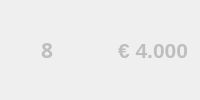
       <widget class="QFrame" name="stage8">
        <property name="enabled">
         <bool>false</bool>
        </property>
        <layout class="QHBoxLayout" name="stage_8">
         <item>
          <spacer name="horizontalSpacer_10">
           <property name="orientation">
            <enum>Qt::Horizontal</enum>
           </property>
           <property name="sizeType">
            <enum>QSizePolicy::Fixed</enum>
           </property>
           <property name="sizeHint" stdset="0">
            <size>
             <width>30</width>
             <height>20</height>
            </size>
           </property>
          </spacer>
         </item>
         <item>
          <widget class="QLabel" name="label_9">
           <property name="maximumSize">
            <size>
             <width>12</width>
             <height>16777215</height>
            </size>
           </property>
           <property name="font">
            <font>
             <family>OpenSymbol</family>
             <pointsize>16</pointsize>
             <weight>75</weight>
             <bold>true</bold>
            </font>
           </property>
           <property name="text">
            <string>8</string>
           </property>
          </widget>
         </item>
         <item>
          <spacer name="horizontalSpacer_25">
           <property name="orientation">
            <enum>Qt::Horizontal</enum>
           </property>
           <property name="sizeType">
            <enum>QSizePolicy::Fixed</enum>
           </property>
           <property name="sizeHint" stdset="0">
            <size>
             <width>20</width>
             <height>20</height>
            </size>
           </property>
          </spacer>
         </item>
         <item>
          <widget class="QWidget" name="widget_8" native="true">
           <property name="maximumSize">
            <size>
             <width>15</width>
             <height>15</height>
            </size>
           </property>
           <property name="styleSheet">
            <string notr="true">border-image:url(:/images/counter_gem.png);</string>
           </property>
          </widget>
         </item>
         <item>
          <spacer name="horizontalSpacer_39">
           <property name="orientation">
            <enum>Qt::Horizontal</enum>
           </property>
           <property name="sizeType">
            <enum>QSizePolicy::Fixed</enum>
           </property>
           <property name="sizeHint" stdset="0">
            <size>
             <width>20</width>
             <height>20</height>
            </size>
           </property>
          </spacer>
         </item>
         <item>
          <widget class="QLabel" name="label_23">
           <property name="font">
            <font>
             <pointsize>16</pointsize>
             <weight>75</weight>
             <bold>true</bold>
            </font>
           </property>
           <property name="text">
            <string>€ 4.000</string>
           </property>
          </widget>
         </item>
        </layout>
       </widget>
